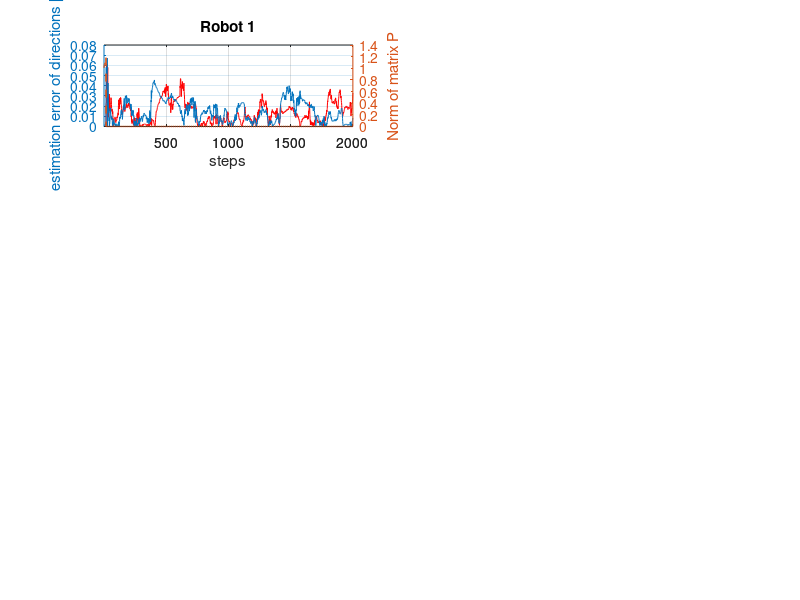

The MATLAB script that drew this image: (Note: this script raises an error after producing the figure.)
%PLOT_RESULTS Plots the estimation error of the robots and the ball and
%plots the norm of the P matrix.
%   Detailed explanation goes here  


% Initialization

    clf;

% Load data

    load('plot', 'steps');
    load('plot', 'sRobot');
    load('plot', 'sRobot_e');
    load('plot', 'sBall');
    load('plot', 'sBall_e');

    load('plot', 'sP_norm');
    load('plot', 'sP_ball_norm');

% Calculation of error for every Robot and the ball

    for s=1:steps
        for i=1:8
            Robot = sRobot(s,1,i);
            Robot_e = sRobot_e(s,1,i);
         
            e_x(i,s) = abs(Robot.x-Robot_e.x);
            e_y(i,s) = abs(Robot.y-Robot_e.y);
            e_dir(i,s) = abs(Robot.dir-Robot_e.dir);
        end
        % Calculation of error for the ball
        Ball = sBall(s);
        Ball_e = sBall_e(s);
        
        e_x(9,s) = abs(Ball.x-Ball_e.x);
        e_y(9,s) = abs(Ball.y-Ball_e.y);
        e_dir(9,s) = abs(Ball.dir-Ball_e.dir);
    end


% Plot of the estimation error and the norm of the P matrix of the robots

    x = linspace(1, steps, steps);

    for j=1:8
        if (j<=4)
            figure(1);
            i = j;
        else
            figure(2);
            i = j-4;
        end
        subplot(4,2,2*i-1);
        plot(x, e_x(j,:), 'r');
        hold on;
        %plot(x, e_y(j,:), 'g');
        %plot(x, P_det(j,:), 'k');
        [AX,H1,H2] = plotyy(x, e_y(j,:), x, sP_norm(j,:));
        set(H2,'LineStyle','--', 'LineWidth', 1.2);
        grid on;
        titleString = ['Robot ' num2str(j)];
        title(titleString);
        if ((j==1) || (j==5))
            xlabel('steps');
            %ylabel('estimation error of directions [m]');
            set(get(AX(1),'Ylabel'),'String','estimation error of directions [m]');
            set(get(AX(2),'Ylabel'),'String','Norm of matrix P');
            legend('direction x', 'direction y', 'Norm P matrix', 0);
        end
    
        subplot(4,2,2*i);
        %plot(x, e_dir(j,:), 'b');
        [AX,H1,H2] = plotyy(x, e_dir(j,:), x, sP_norm(j,:));
        set(H1,'Color', 'k');
        set(H2,'LineStyle','--', 'LineWidth', 1.2);
        grid on;
        titleString = ['Robot ' num2str(j)];
        title(titleString);
        if ((j==1) || (j==5))
            xlabel('steps');
            %ylabel('estimation error of angle [rad]');
            set(get(AX(1),'Ylabel'),'String','estimation error of angle [rad]') 
            set(get(AX(2),'Ylabel'),'String','Norm of matrix P') 
            legend('Angle phi', 'Norm P matrix', 0);
        end
    end
    
    
% Plot of the estimation error and the norm of the P matrix of the ball

    figure(3);
    
    subplot(1,2,1);
    plot(x, e_x(9,:), 'r');
    hold on;
    %plot(x, e_y(9,:), 'g');
    [AX,H1,H2] = plotyy(x, e_y(9,:), x, sP_norm(j,:));
    set(H2,'LineStyle','--', 'LineWidth', 1.2);
    grid on;
    title('Ball');
    xlabel('steps');
    %ylabel('estimation error of directions [m]');
    set(get(AX(1),'Ylabel'),'String','estimation error of directions [m]');
    set(get(AX(2),'Ylabel'),'String','Norm of matrix P');
    legend('Direction x', 'Direction y', 'Norm P matrix');
    
    subplot(1,2,2);
    %plot(x, e_dir(9,:), 'b');
    [AX,H1,H2] = plotyy(x, e_dir(9,:), x, sP_norm(j,:));
    set(H1,'Color', 'k');
    set(H2,'LineStyle','--', 'LineWidth', 1.2);
    grid on;
    title('Ball');
    xlabel('steps');
    %ylabel('estimation error of angle [rad]');
    set(get(AX(1),'Ylabel'),'String','estimation error of angle [rad]') 
    set(get(AX(2),'Ylabel'),'String','Norm of matrix P') 
    legend('Angle phi', 'Norm P matrix');
    
% Maximize Plot
    for i=1:3
        figure(i) 
        set(figure(i),'units','normalized','outerposition',[0 0 1 1]);
    end
    
    